Frame 1 (no input): blank canvas, image omitted
Frame 60 (the mouse pressed at the canvas centre just before this capture): blank canvas, image omitted
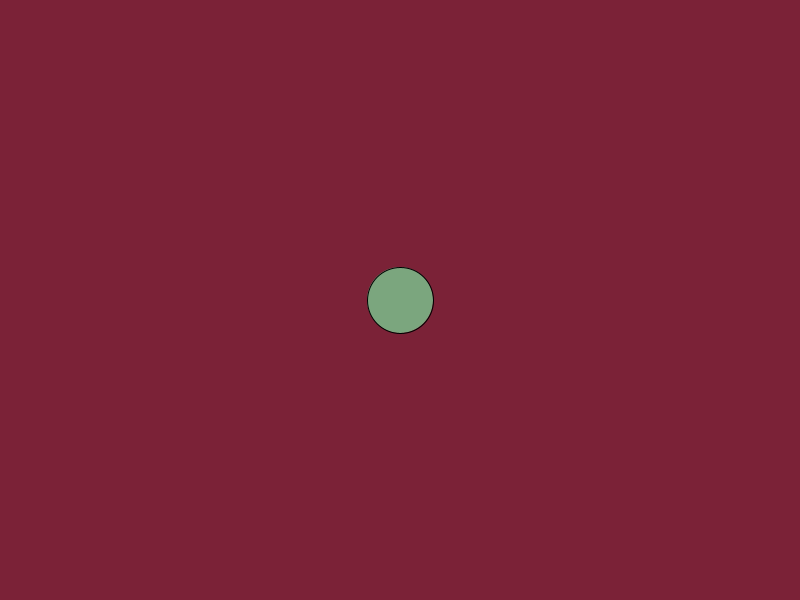
Frame 120 (the mouse held since frame 60 and released just before this capture)

The Processing sketch whose frames 1 and 60 were blank and that drew this single picture after the mouse press (run headless with seeded random() and noise(); from frame 60 on, the mouse is pressed at the canvas centre):

// Processing sketch: circle
// ── circle.pde
boolean off = false;
float RADIUS = 66.0;
int thisX = 0;
int thisY = 0;
color[] theme = { color(217,30,46),
                  color(45,58,66),
                  color(217,230,190),
                  color(123,166,126),
                  color(242,84,48) };

void setup() {
 size(800, 600);
 background(color(123, 34, 55));
}

void drawCircle() {
  fill(theme[int(random(0, 5))]);
  ellipse(mouseX, mouseY, RADIUS, RADIUS);
}

boolean distanceCleared() {
  if (dist(thisX, thisY, mouseX, mouseY) >= RADIUS/2) {
    thisX = mouseX;
    thisY = mouseY;
    return true;
  } else {
    return false;
  }
}

void draw() {
  if (mouseX != 0 && mouseY != 0) {
    if (distanceCleared() || off) {
      drawCircle();
    } 
  } 
}

class Color {
  int R;
  int G;
  int B;  
  Color(int r, int g, int b) {
    R = r;
    G = g;
    B = b;
  }
}
